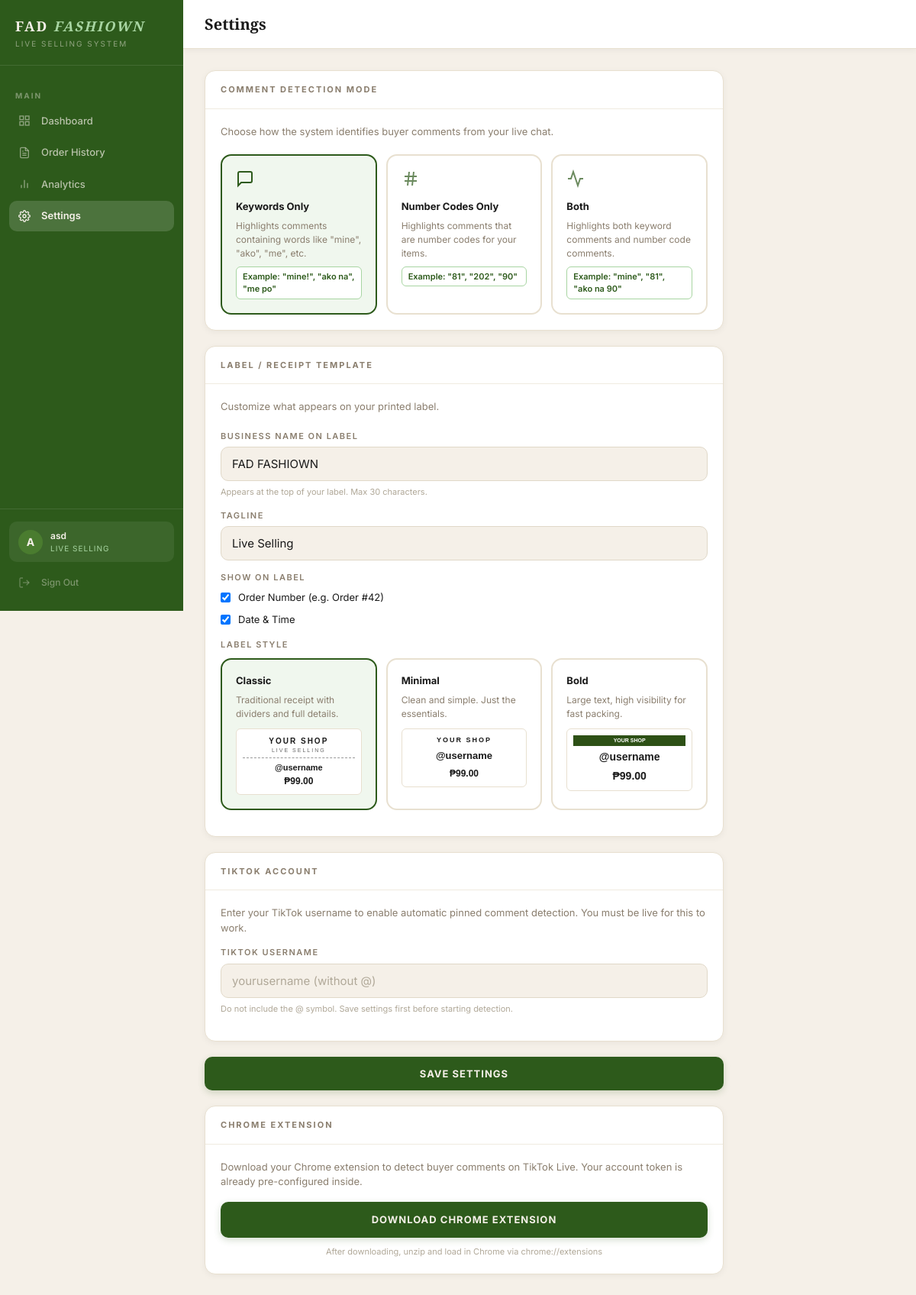
Page /settings (signed in) on the earlier database version.
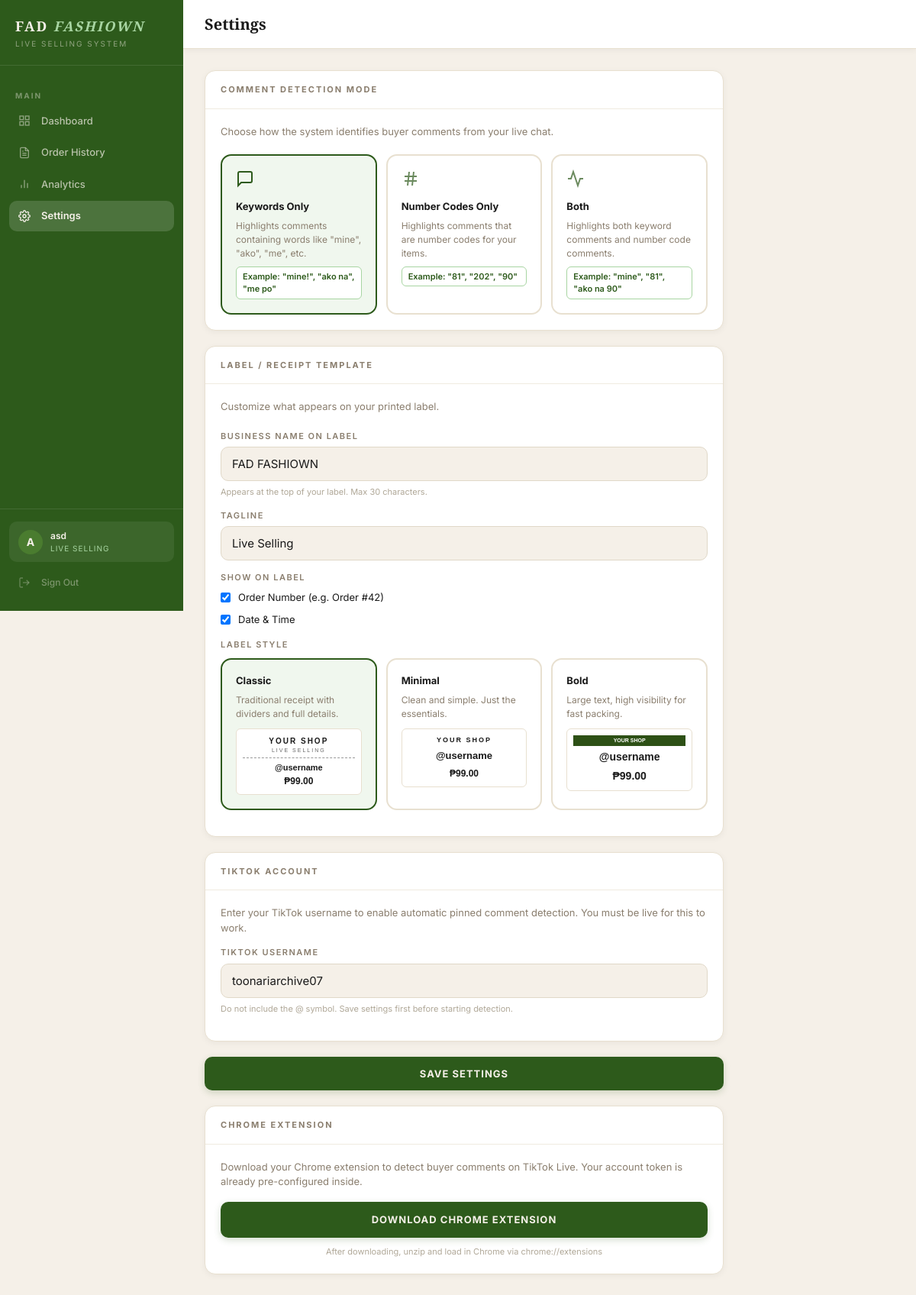
Same page on the later database version.
### auth/models.py (models this page shows, shortened)
class Client(UserMixin, db.Model):
    __tablename__ = 'clients'
    id = db.Column(db.Integer, primary_key=True)
    business_name = db.Column(db.String(100), nullable=False)
    email = db.Column(db.String(120), unique=True, nullable=False)
    password_hash = db.Column(db.String(255), nullable=False)
    plan = db.Column(db.String(20), default='active')
    is_active = db.Column(db.Boolean, default=True)
    is_admin = db.Column(db.Boolean, default=False)
    created_at = db.Column(db.DateTime, default=datetime.utcnow)
    last_login = db.Column(db.DateTime, nullable=True)
    tiktok_username = db.Column(db.String(100), default='')
    must_change_password = db.Column(db.Boolean, default=False)
    orders = db.relationship('Order', backref='client', lazy=True)
    token = db.Column(db.String(64), unique=True, nullable=True)
    detection_mode = db.Column(db.String(20), default='keywords')
    custom_keywords = db.Column(db.Text, default='mine')
    highlight_numbers = db.Column(db.Boolean, default=False)
    label_title = db.Column(db.String(100), default='FAD FASHIOWN')
    label_tagline = db.Column(db.String(100), default='Live Selling')
    label_template = db.Column(db.String(20), default='classic')
    label_show_order_id = db.Column(db.Boolean, default=True)
    label_show_datetime = db.Column(db.Boolean, default=True)

### dashboard/routes.py (the view, shortened to what this page needs)
@dashboard.route('/settings', methods=['GET', 'POST'])
@login_required
def settings():
    if current_user.is_admin:
        return redirect(url_for('auth.admin_panel'))
    return render_template(
        'settings.html',
        client=current_user,
        business_name=current_user.business_name
    )

### dashboard/routes.py (called while the page is built)
@dashboard.before_request
@login_required
def require_password_change():
    if current_user.is_authenticated and \
       not current_user.is_admin and \
       hasattr(current_user, 'must_change_password') and \
       current_user.must_change_password:
        return redirect(url_for('auth.change_password'))

### templates/settings.html (shortened to what the changed rows need)
{% extends "base.html" %}
{% block content %}
<div style="max-width:680px">
    <form method="POST" action="/settings">
        <div class="card" style="margin-bottom:20px">
            <div class="card-body">
                <div class="form-group">
                    <label class="form-label">Business Name on Label</label>
                    <input type="text"
                        name="label_title"
                        class="form-input"
                        value="{{ client.label_title or 'FAD FASHIOWN' }}"
                        placeholder="Your business name"
                        maxlength="30" />
                    <div style="font-size:11px;color:var(--text-light);margin-top:6px">
                        Appears at the top of your label. Max 30 characters.
                    </div>
                </div>
                <div class="form-group">
                    <label class="form-label">Tagline</label>
                    <input type="text"
                        name="label_tagline"
                        class="form-input"
                        value="{{ client.label_tagline or 'Live Selling' }}"
                        placeholder="e.g. Live Selling, Online Shop"
                        maxlength="30" />
                </div>
                <div class="form-group">
                    <div style="display:flex;flex-direction:column;gap:10px;margin-top:8px">
                        <label style="display:flex;align-items:center;gap:10px;cursor:pointer">
                            <input type="checkbox"
                                name="label_show_order_id"
                                {% if client.label_show_order_id != False %}checked{% endif %} />
                            <span style="font-size:13px">Order Number (e.g. Order #42)</span>
                        </label>
                        <label style="display:flex;align-items:center;gap:10px;cursor:pointer">
                            <input type="checkbox"
                                name="label_show_datetime"
                                {% if client.label_show_datetime != False %}checked{% endif %} />
                            <span style="font-size:13px">Date & Time</span>
                        </label>
                    </div>
                </div>
            </div>
        </div>
        <div class="card" style="margin-bottom:20px">
            <div class="card-body">
                <div class="form-group">
                    <label class="form-label">TikTok Username</label>
                    <input type="text"
                        name="tiktok_username"
                        class="form-input"
                        value="{{ client.tiktok_username or '' }}"
                        placeholder="yourusername (without @)" />
                    <div style="font-size:11px;color:var(--text-light);margin-top:6px">
                        Do not include the @ symbol. Save settings first before starting detection.
                    </div>
                </div>
            </div>
        </div>
    </form>
</div>
{% endblock %}

### templates/base.html (shortened to what the changed rows need)
<!DOCTYPE html>
<html lang="en">
<head>
    <link rel="stylesheet" href="/static/style.css">
</head>
<body>
<div class="app-layout">
    <aside class="sidebar" id="sidebar">
        <div class="sidebar-footer">
            <div class="client-info">
                <div class="client-avatar">
                    {{ current_user.business_name[0].upper() }}
                </div>
                <div class="client-details">
                    <div class="client-name">{{ current_user.business_name }}</div>
                    <div class="client-plan">
                        {% if current_user.is_admin %}System Administrator{% else %}Live Selling{% endif %}
                    </div>
                </div>
            </div>
        </div>
    </aside>
    <main class="main-content">
        <div class="page-content">
            {% block content %}{% endblock %}
        </div>
    </main>
</div>
</body>
</html>

Differences in the rows shown:
changed Client "asd": tiktok_username (not shown) → "toonariarchive07"
